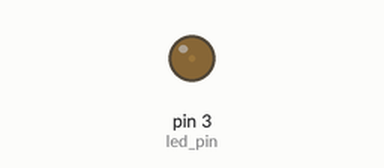
Recording of a sketch running on a simulated Arduino Uno, built with avr-gcc and run on an emulated ATmega328P. Shown: output pins drawn as LEDs (lit = HIGH).

Above: at 0.05 s.
At 0.4 s:
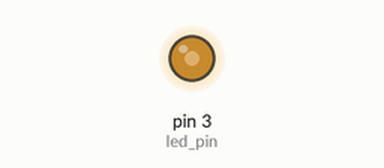
At 0.7 s:
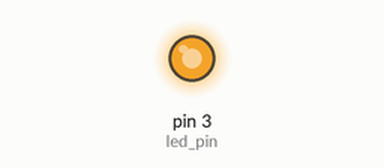
At 1.35 s:
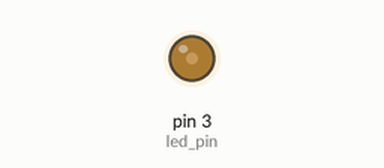
Timing chart, 0 to 3.6 s (numbered marks = the images above):
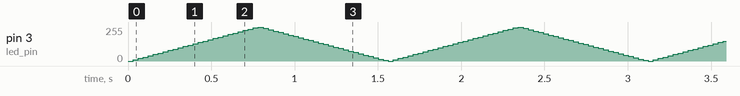

The sketch:

led_pwm.ino
```cpp
// led_brightness_sample1

const int led_pin = 3;

void setup() {
}

void loop() {
  //led_value = PWM    0 -> 100%    255 -> 0%

  for ( int led_value = 0; led_value < 256; led_value += 10 ) {
    analogWrite( led_pin, led_value );
    delay( 30 );
  }
  for ( int led_value = 255; led_value > -1; led_value -= 10 ) {
    analogWrite( led_pin, led_value );
    delay( 30 );
  }
}
```
